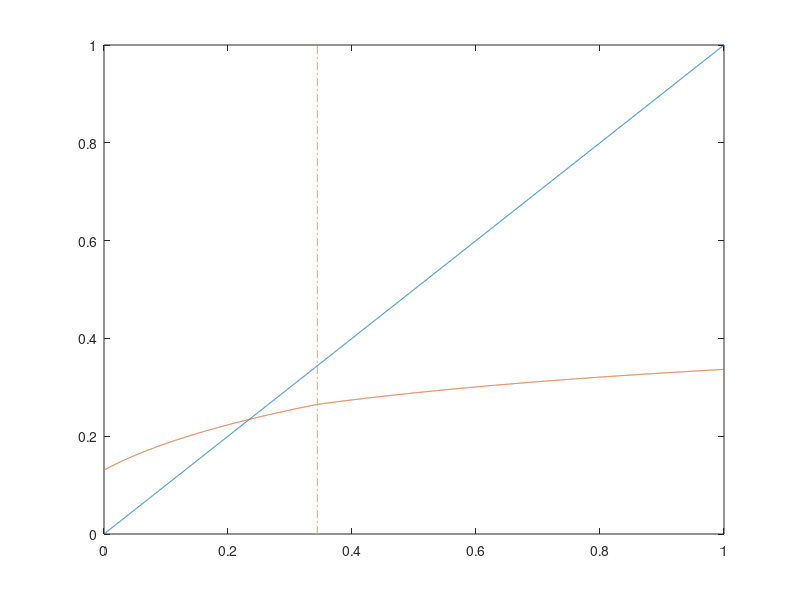
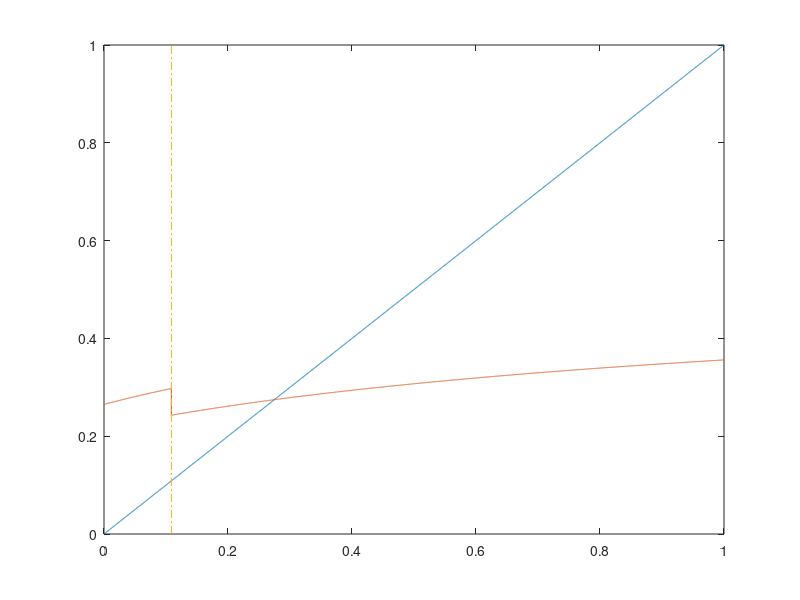

The MATLAB script that drew these images, in order:
gG=1.00;         ...prob. pays off if good
gB=0.30;         ...prob. pays off if bad
y=2;             ...output
D=1;             ...investment size
r=1.01;          ...risk free rate
g1=0.5;          ...Pr(A|G)=g1+(g2+g3)pi
g2=0.3;          ...Pr(B|G)=g2(1-pi)
g3=0.2;          ...Pr(C|G)=g3(1-pi)
b1=0.2;          ...Pr(A|L)=b1+(b2+b3)pi
b2=0.4;          ...Pr(B|L)=b2(1-pi)
b3=0.4;          ...Pr(C|L)=b3(1-pi)
alf=3;           ...c(pi)=1/alpha * pi^alpha
l=0.5;

w=0.6;

pi=0:0.0001:1;
lp=length(pi);

%omega cutoffs and interest rates
wbar=zeros(3,2,lp);
wbar(2,1,:)=-(1-l)*(y*gB-D*r)/(l*(y*gG-D*r)-(1-l)*(y*gB-D*r));
wbar(2,2,:)=l*(y*gG-D*r)/(l*(y*gG-D*r)-(1-l)*(y*gB-D*r));
R=zeros(3,2,lp);
R(2,1,:)=r*(w*l+(1-w)*(1-l))/(w*l*gG+(1-w)*(1-l)*gB);
R(2,2,:)=r*((1-w)*l+w*(1-l))/((1-w)*l*gG+w*(1-l)*gB);
for i=1:lp
    wbar(1,1,i)=-(1-l)*b3*(1-pi(i))*(y*gB-D*r)/(l*(g1+(g2+g3)*pi(i))*(y*gG-D*r)-(1-l)*(b1+(b2+b3)*pi(i))*(y*gB-D*r));
    wbar(3,1,i)=-(1-l)*(b1+(b2+b3)*pi(i))*(y*gB-D*r)/(l*g3*(1-pi(i))*(y*gG-D*r)-(1-l)*(b1+(b2+b3)*pi(i))*(y*gB-D*r));
    wbar(1,2,i)=l*(g1+(g2+g3)*pi(i))*(y*gG-D*r)/(l*(g1+(g2+g3)*pi(i))*(y*gG-D*r)-(1-l)*b3*(1-pi(i))*(y*gB-D*r));
    wbar(3,2,i)=l*g3*(1-pi(i))*(y*gG-D*r)/(l*g3*(1-pi(i))*(y*gG-D*r)-(1-l)*(b1+(b2+b3)*pi(i))*(y*gB-D*r));
    R(1,1,i)=r*(w*l*(g1+(g2+g3)*pi(i))+(1-w)*(1-l)*b3*(1-pi(i)))/(w*l*(g1+(g2+g3)*pi(i))*gG+(1-w)*(1-l)*b3*(1-pi(i))*gB);
    R(3,1,i)=r*(w*l*g3*(1-pi(i))+(1-w)*(1-l)*(b1+(b2+b3)*pi(i)))/(w*l*g3*(1-pi(i))*gG+(1-w)*(1-l)*(b1+(b2+b3)*pi(i))*gB);
    R(1,2,i)=r*((1-w)*l*(g1+(g2+g3)*pi(i))+w*(1-l)*b3*(1-pi(i)))/((1-w)*l*(g1+(g2+g3)*pi(i))*gG+w*(1-l)*b3*(1-pi(i))*gB);
    R(3,2,i)=r*((1-w)*l*(g1+(g2+g3)*pi(i))+w*(1-l)*b3*(1-pi(i)))/((1-w)*l*(g1+(g2+g3)*pi(i))*gG+w*(1-l)*b3*(1-pi(i))*gB);
end

%pi cutoffs
phat=zeros(3,2);
phat(1,1)=-(w*l*g1*(y*gG-D*r)+(1-w)*(1-l)*b3*(y*gB-D*r))/(w*l*(g2+g3)*(y*gG-D*r)+(1-w)*(1-l)*(-b3)*(y*gB-D*r));
phat(3,1)=-(w*l*g3*(y*gG-D*r)+(1-w)*(1-l)*b1*(y*gB-D*r))/(w*l*(-g3)*(y*gG-D*r)+(1-w)*(1-l)*(b2+b3)*(y*gB-D*r));
phat(1,2)=-((1-w)*l*g1*(y*gG-D*r)+w*(1-l)*b3*(y*gB-D*r))/((1-w)*l*(g2+g3)*(y*gG-D*r)+w*(1-l)*(-b3)*(y*gB-D*r));
phat(3,2)=-((1-w)*l*g3*(y*gG-D*r)+w*(1-l)*b1*(y*gB-D*r))/((1-w)*l*(-g3)*(y*gG-D*r)+w*(1-l)*(b2+b3)*(y*gB-D*r));


%individual terms of marginal benefit function
Hx=zeros(3,lp);
Lx=zeros(3,lp);
for i=1:lp
    Hx(1,i)=((w*l*(g2+g3)*gG+(1-w)*(1-l)*(-b3)*gB)/(w*l+(1-w)*(1-l)))*(y-D*R(1,1,i));
    Hx(2,i)=((w*l*(-g2)*gG+(1-w)*(1-l)*(-b2)*gB)/(w*l+(1-w)*(1-l)))*(y-D*R(2,1,1));
    Hx(3,i)=((w*l*(-g3)*gG+(1-w)*(1-l)*(b2+b3)*gB)/(w*l+(1-w)*(1-l)))*(y-D*R(3,1,i));
    Lx(1,i)=(((1-w)*l*(g2+g3)*gG+w*(1-l)*(-b3)*gB)/((1-w)*l+w*(1-l)))*(y-D*R(1,2,i));
    Lx(2,i)=(((1-w)*l*(-g2)*gG+w*(1-l)*(-b2)*gB)/((1-w)*l+w*(1-l)))*(y-D*R(2,2,1));
    Lx(3,i)=(((1-w)*l*(-g3)*gG+w*(1-l)*(b2+b3)*gB)/((1-w)*l+w*(1-l)))*(y-D*R(3,2,i));
end

%check conditions to construct marginal benefit function
%omega > cutoff for H, omega < cutoff for L
%pi > cutoff for A, pi < cutoff for C
xH=zeros(1,lp);
xL=zeros(1,lp);
for i=1:lp
    %High
    if w>wbar(1,1,i) && pi(i)>phat(1,1),    ...A?
        xH(i)=Hx(1,i);  end
    if w>wbar(2,1,i),                       ...B?
        xH(i)=xH(i)+Hx(2,i); end
    if w>wbar(3,1,i) && pi(i)<phat(3,1),    ...C?
        xH(i)=xH(i)+Hx(3,i); end
    %Low
    if w<wbar(1,2,i) && pi(i)>phat(1,2),    ...A?
        xL(i)=Lx(1,i);  end
    if w<wbar(2,1,i),                       ...B?
        xL(i)=xL(i)+Lx(2,i); end
    if w<wbar(3,2,i) && pi(i)<phat(3,2),    ...C?
        xL(i)=xL(i)+Lx(3,i); end
end
    
%firm's optimal pi
piH=zeros(1,lp);
piL=zeros(1,lp);
for i=1:lp
%     piH(i)=1-xH(i)^(-0.5);
%     piL(i)=1-xL(i)^(-0.5);
    piH(i)=xH(i)^(1/(alf-1));
    piL(i)=xL(i)^(1/(alf-1));
    if xH(i)<0, piH(i)=0; end
    if xL(i)<0, piL(i)=0; end
    if xH(i)>1, piH(i)=1; end
    if xL(i)>1, piL(i)=1; end
end
[~,eqH]=min(abs(piH-pi));
piHeq=pi(eqH);
[~,eqL]=min(abs(piL-pi));
piLeq=pi(eqL);

Rah=R(1,1,eqH); Rbh=R(2,1,eqH); Rch=R(3,1,eqH);
Ral=R(1,1,eqL); Rbl=R(2,1,eqL); Rcl=R(3,1,eqL);

disp(['pi cutoff for A,H:    ' num2str(phat(1,1))])
disp(['pi cutoff for C,H:    ' num2str(phat(3,1))])
disp(['pi cutoff for A,L:    ' num2str(phat(1,2))])
disp(['pi cutoff for C,L:    ' num2str(phat(3,2))])
disp(['omega cutoff for B,H: ' num2str(wbar(2,1,1))])
disp(['omega cutoff for B,L: ' num2str(wbar(2,2,1))])
disp(['Eq. pi for H: ' num2str(piHeq)])
disp(['Eq. pi for L: ' num2str(piLeq)])

figure(1)
plot(pi,pi,pi,piH)
if phat(1,1)>0 && phat(1,1)<1, line([phat(1,1) phat(1,1)],[0 1],'LineStyle','--'), end
if phat(3,1)>0 && phat(3,1)<1, line([phat(3,1) phat(3,1)],[0 1],'LineStyle','-.'), end
set(gca,'YLim',[0 1])

figure(2)
plot(pi,pi,pi,piL)
if phat(1,2)>0 && phat(1,2)<1, line([phat(1,2) phat(1,2)],[0 1],'LineStyle','--'), end
if phat(3,2)>0 && phat(3,2)<1, line([phat(3,2) phat(3,2)],[0 1],'LineStyle','-.'), end
set(gca,'YLim',[0 1])
